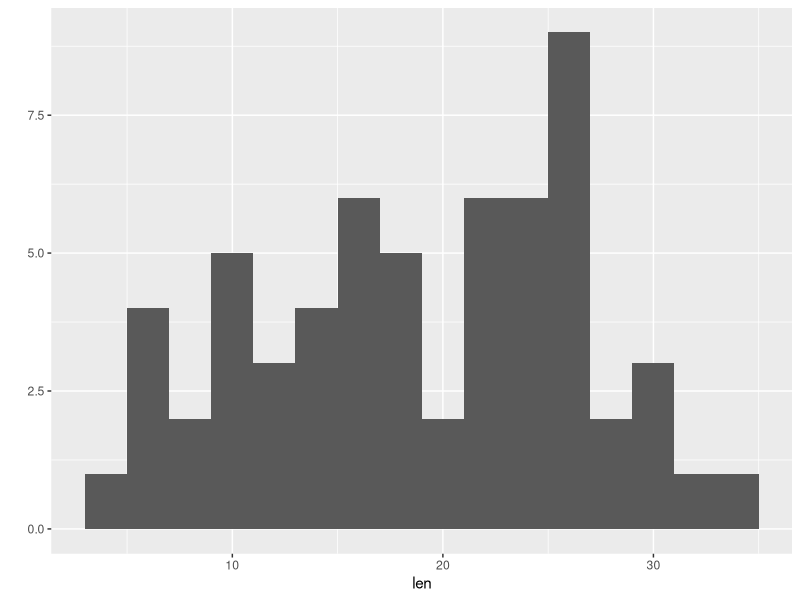
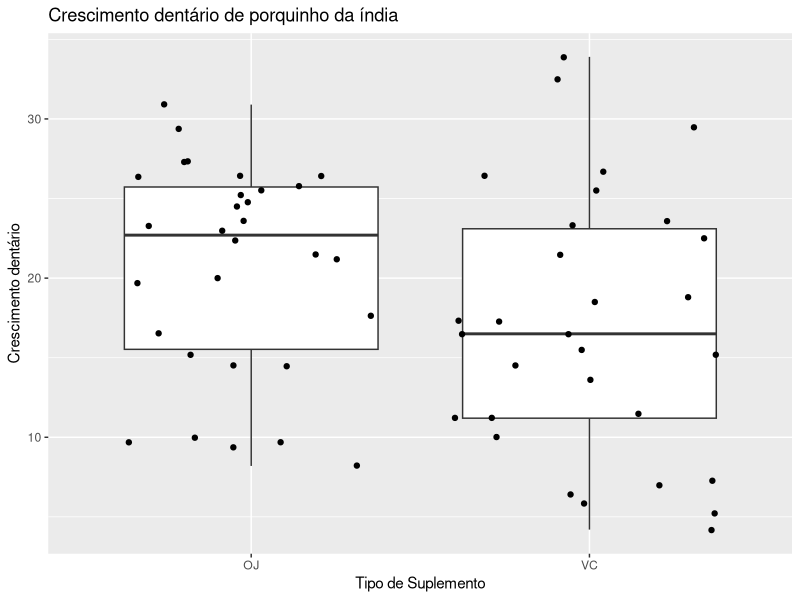
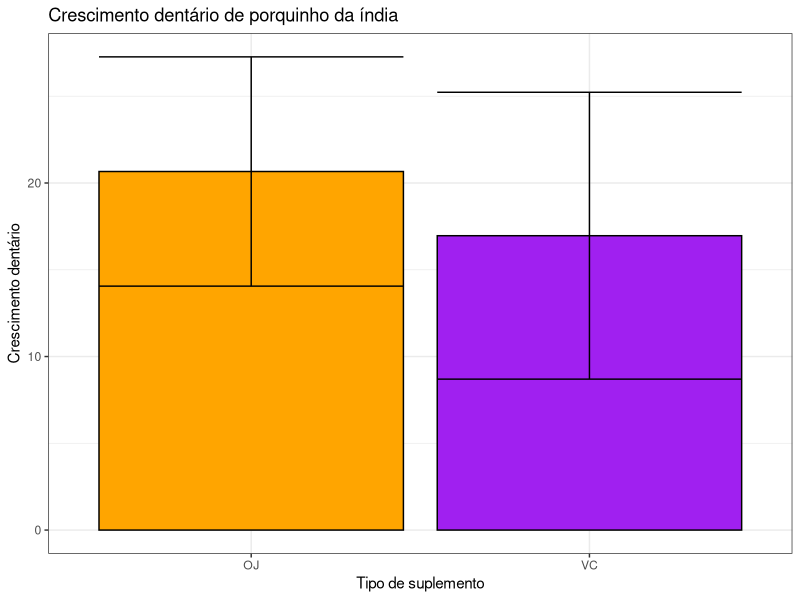
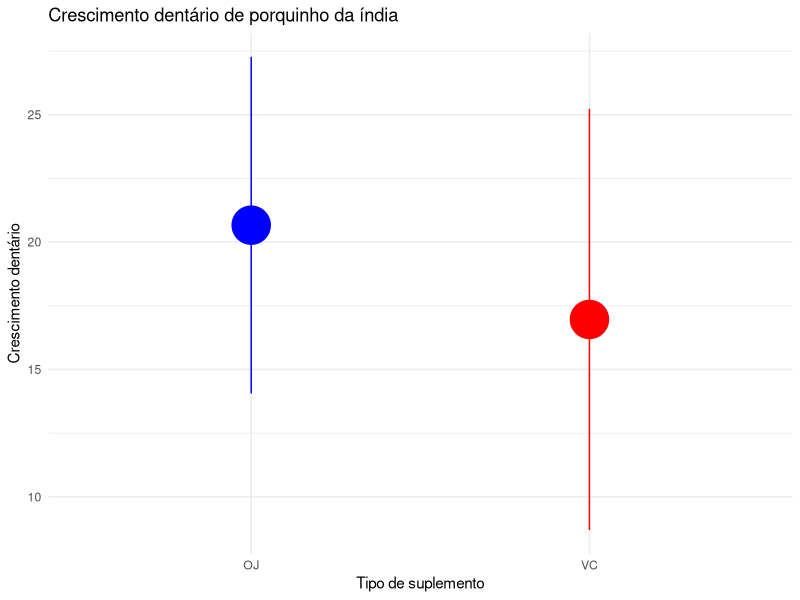
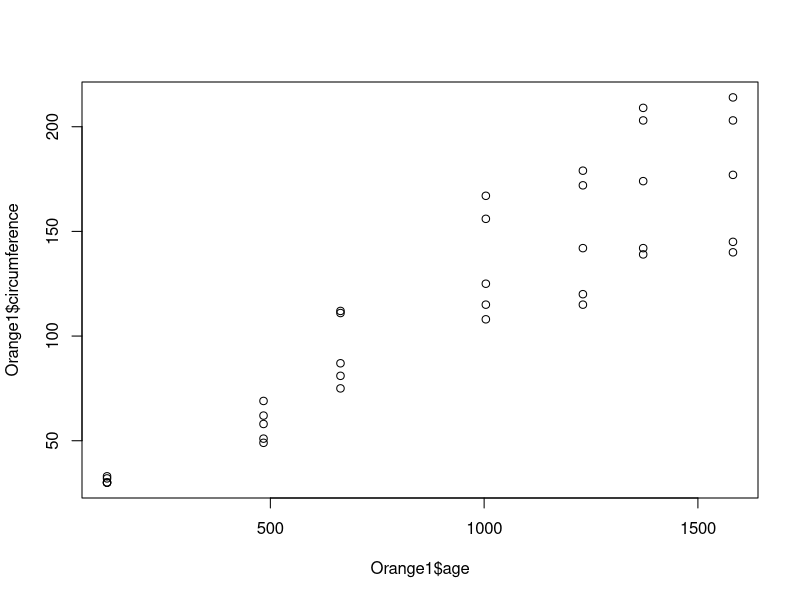
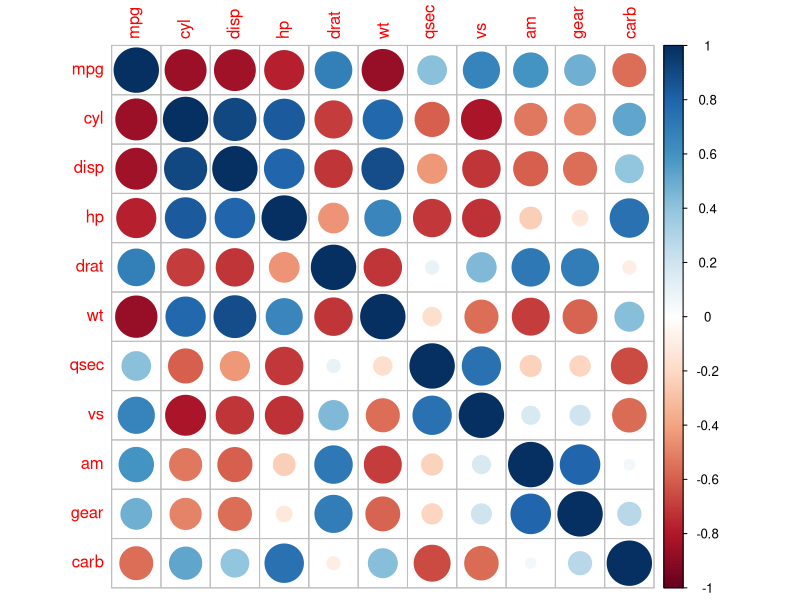
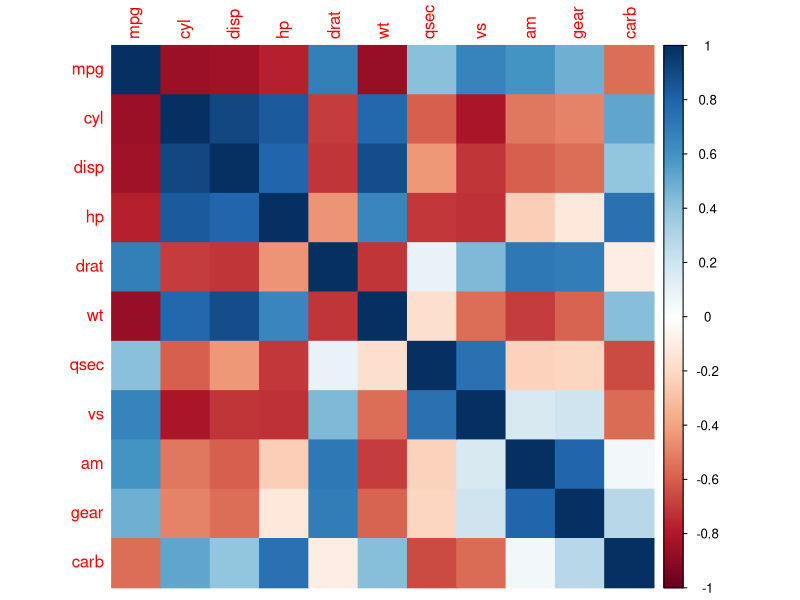
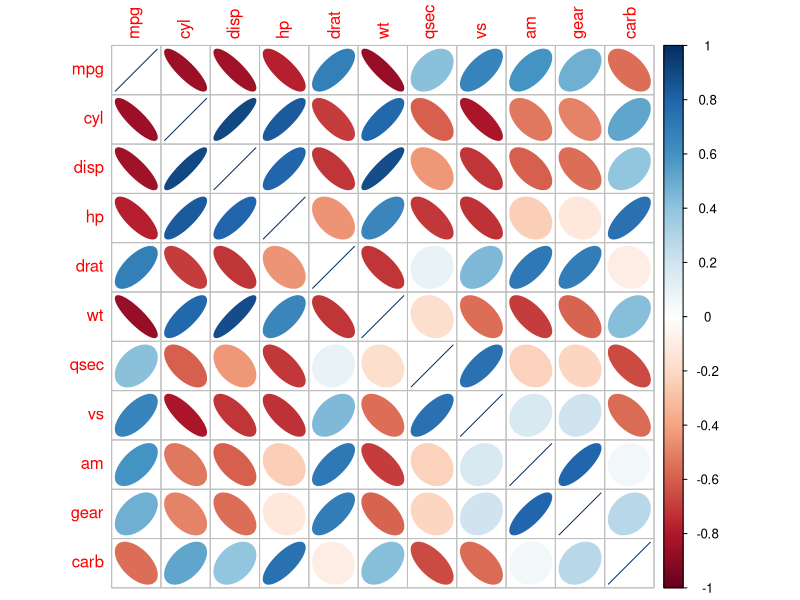

These charts were generated, in order, by the following R code: (Note: this script raises an error after producing the figures.)
## ---- chunk 1
knitr::opts_chunk$set(message = FALSE, warning = FALSE, comment = "")
rm(list=ls(all=T))
## ---- chunk 2
if(!require(tidyverse)){install.packages("tidyverse");library(tidyverse)}
## ---- chunk 3
dente <- ToothGrowth
head(dente)
str(dente)
## ---- chunk 4
## histograma
qplot(x=len,data=dente,binwidth=2)
## ---- chunk 5
shapiro.test(dente$len)
## ---- chunk 6
ggplot(dente,aes(x=supp,y=len))+
  geom_boxplot()+geom_jitter()+
  labs(title = "Crescimento dentário de porquinho da índia",x="Tipo de Suplemento",y="Crescimento dentário")
  
## ---- chunk 7
## media geral de len
mean(dente$len)
## ---- chunk 8
## média por grupo
group_by(dente,supp) %>% 
  summarise(mean(len))
## ---- chunk 9
## teste t para uma amostra
t.test(dente$len,mu=18)
## ---- chunk 10
t.test(dente$len, alternative = "greater", mu=3)
## ---- chunk 11
## separar os grupos
OJ <- dente$len[dente$supp == "OJ"]

VC <- dente$len[dente$supp == "VC"]
## ---- chunk 12
## observações não pareadas, as informações foram coletadas separadamente. paired = F
t.test(OJ,VC , paired = F, var.equal = F, conf.level = .95)
## ---- chunk 13
g<- dente %>% group_by(supp) %>% summarise(media = mean(len), desvio= sd(len))

ggplot(g)+geom_col(aes(x=supp,y=media),fill=c("orange","purple"),colour="black")+
  geom_errorbar(aes(x=supp,ymin=media-desvio,ymax=media+desvio))+
  theme_bw()+
  labs(title= "Crescimento dentário de porquinho da índia",x="Tipo de suplemento",y="Crescimento dentário")

ggplot(g)+geom_pointrange(aes(x=supp,ymin=media-desvio,ymax=media+desvio,y=media),colour=c("blue","red"),size=3)+
  theme_minimal()+
  labs(title= "Crescimento dentário de porquinho da índia",x="Tipo de suplemento",y="Crescimento dentário")
## ---- chunk 14
## dados
Orange1 <- Orange
## ---- chunk 15
#checar dados com gráfico
plot(Orange1$age, Orange1$circumference)
## ---- chunk 16
## correlação de Pearson
cor(Orange1$age, Orange1$circumference)
## ---- chunk 17
#Teste estatístico
cor.test(Orange1$age, Orange1$circumference)
## ---- chunk 18
## correlação de pearson
cor(Orange1$age, Orange1$circumference, method = "pearson")
## ---- chunk 19
## correlaçao de Kendal
cor(Orange1$age, Orange1$circumference, method = "kendal")
## ---- chunk 20
## correlação de spearman
cor(Orange1$age, Orange1$circumference, method = "spearman")
## ---- chunk 21
## dados
car <- mtcars
## ---- chunk 22
## matriz de correlação
mt <- cor(car)
view(mt)
## ---- chunk 23
if(!require(corrplot)){install.packages("corrplot")};library(corrplot)
## ---- chunk 24
## padrão com circulos
corrplot(mt)
## ---- chunk 25
## cores
corrplot(mt,method = "color")
## ---- chunk 26
corrplot(mt, method = "ellipse")
## ---- chunk 27
## tons
corrplot(mt, method = "shade")
## ---- chunk 28
## numeros
corrplot(mt, method = "number")
## ---- chunk 29
## posição
corrplot(mt, type = "upper")
## ---- chunk 30
##posicao
corrplot(mt, type = "lower", method = "number")
## ---- chunk 31
## pacote
if(!require(Hmisc)){install.packages("Hmisc")};library(Hmisc)
## ---- chunk 32
## coeficinete de correlação, n e valor p
mt <- rcorr(as.matrix(car))
mt
## ---- chunk 33
corrplot(mt$r,p.mat = mt$P,sig.level = 0.001, method = "number",type = "upper")
## ---- chunk 34
## transformando dose em fator
dente$dose <- factor(dente$dose)
## ---- chunk 35
## histograma - normalidade
qplot(x=len,data = dente,bins=10)
## ---- chunk 36
qplot(x=len,fill=dose,data=dente,binwidth=3)
## ---- chunk 37
a1 <- aov(len ~ dose, data = dente)
summary(a1)
## ---- chunk 38
## tetse de post hoc
TukeyHSD(a1)
## ---- chunk 39
## teste T pareado
pairwise.t.test(dente$len, dente$dose)
## ---- chunk 40
ggplot(dente)+
  geom_boxplot(aes(x=dose,y=len, fill=supp))+
  geom_jitter(aes(x=dose,y=len,group=supp))+
  theme_bw()
## ---- chunk 41
## diferenca entre os grupos
a2 <- aov(len ~ dose + supp, data = dente)
summary(a2)
## ---- chunk 42
## diferenca e interação
a3 <- aov(len ~ dose*supp, data = dente)
summary(a3)
## ---- chunk 43
## somente interaçao
a4 <- aov(len~dose:supp,data = dente)
summary(a4)
## ---- chunk 44
library(car)
## ---- chunk 45
## diferenca e inteacao
a3 <- aov(len ~ dose*supp, data = dente)
Anova(a3,type="III")
## ---- chunk 46
## banco de dados
Orange1
## ---- chunk 47
qplot(age, circumference ,data = Orange1)
## ---- chunk 48
cor.test(Orange1$age, Orange1$circumference)
## ---- chunk 49
## regressão
rl <- lm(circumference ~ age,data = Orange1)
## ---- chunk 50
## grafico
plot(rl)
## ---- chunk 51
## results
summary(rl)
## ---- chunk 52
ggplot(Orange1,aes(x=age,y=circumference))+
  geom_point(colour="steelblue",size=4)+
  geom_smooth(method = "lm",colour="black")+
  labs(title = "Regressão Linear de Orange")+
  theme_minimal()
## ---- chunk 53
## coeficente do modelo
coefficients(rl)
## ---- chunk 54
## intervalo de confianca
confint(rl,level = .95)
## ---- chunk 55
## valores previstos
fitted(rl)
## ---- chunk 56
## residuais
residuals(rl)
## ---- chunk 57
anova(rl)
## ---- chunk 58
## banco de dados iris
iris1 <- iris
## ---- chunk 59
fit1 <- lm(Sepal.Length~Sepal.Width+Petal.Length,data = iris1)
## ---- chunk 60
## fator de variação
vif(fit1)
##ok valores menores q 5
## ---- chunk 61
fit2 <- lm(Sepal.Length~Sepal.Width+Petal.Length+Petal.Width,data = iris1)
## ---- chunk 62
vif(fit2)
##problematico valores maiores q 10/
## ---- chunk 63
fit3 <- lm(Sepal.Length~Sepal.Width*Petal.Length,data = iris1)
vif(fit3)
## problematico valores muito altos
